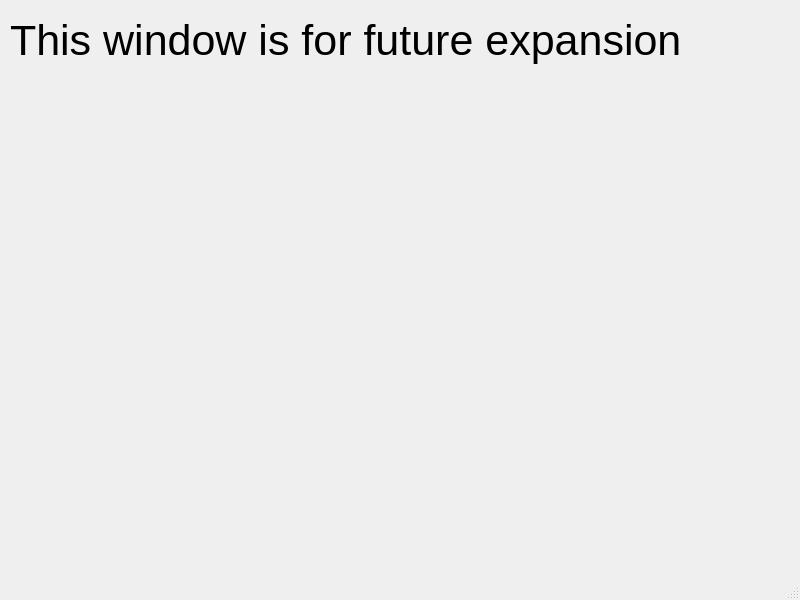
<?xml version="1.0" encoding="UTF-8"?>
<ui version="4.0">
 <class>MainWindow</class>
 <widget class="QMainWindow" name="MainWindow">
  <property name="geometry">
   <rect>
    <x>0</x>
    <y>0</y>
    <width>800</width>
    <height>600</height>
   </rect>
  </property>
  <property name="windowTitle">
   <string>MainWindow</string>
  </property>
  <widget class="QWidget" name="centralwidget">
   <widget class="QLabel" name="label">
    <property name="geometry">
     <rect>
      <x>10</x>
      <y>10</y>
      <width>700</width>
      <height>61</height>
     </rect>
    </property>
    <property name="font">
     <font>
      <pointsize>32</pointsize>
     </font>
    </property>
    <property name="text">
     <string>This window is for future expansion</string>
    </property>
   </widget>
  </widget>
  <widget class="QMenuBar" name="menubar">
   <property name="geometry">
    <rect>
     <x>0</x>
     <y>0</y>
     <width>800</width>
     <height>32</height>
    </rect>
   </property>
  </widget>
  <widget class="QStatusBar" name="statusbar"/>
 </widget>
 <resources/>
 <connections/>
</ui>
